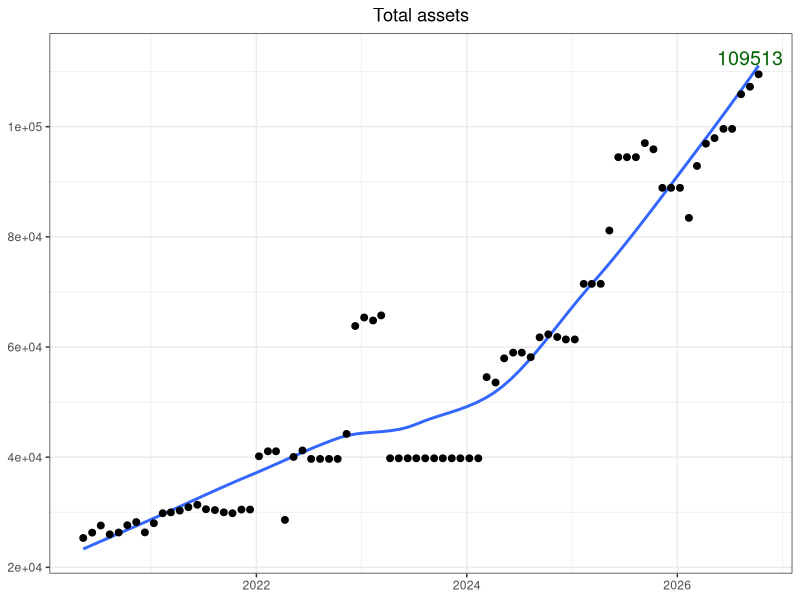
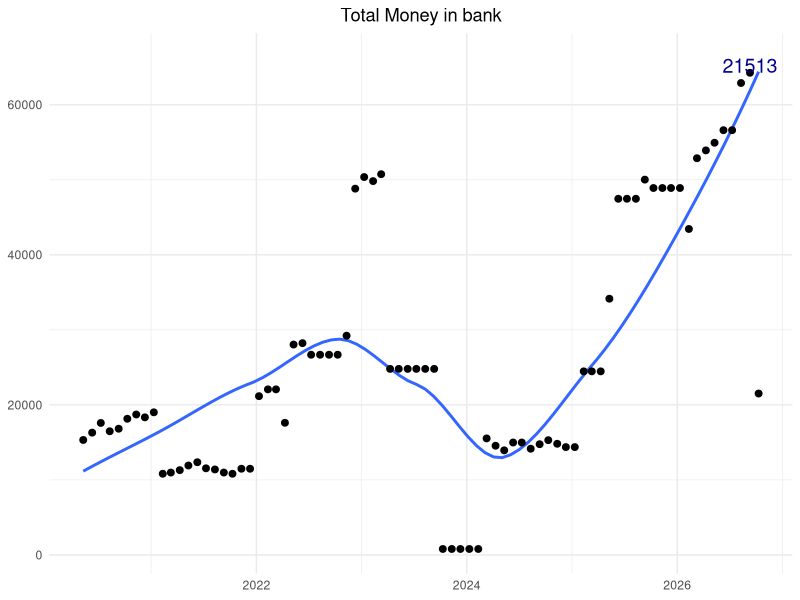

Generate these figures, in order, with R: (Note: this script raises an error after producing the figures.)
## ---- chunk 1
knitr::opts_chunk$set(echo = TRUE)

library(readxl)
library(reshape2)
library(tidyverse)
library(scales)

#df = read.csv(file.choose())
df = readxl::read_excel("Money_balance.xlsx")
df$grp = c("a")

df$Salary = as.numeric(df$Salary)
df$Valued_stuff = as.numeric(df$Valued_stuff)
df$bank = as.numeric(df$bank)
df$all = as.numeric(df$all)
df$Date = as.Date(df$Date, "%m/%d/%Y")
## ---- chunk 2

ggplot(df, aes(x=Date, y = all))+
  #geom_line(aes(group = grp), size = 1)+
  geom_smooth(se = F)+
  geom_point(size = 2)+
  theme_bw()+
  labs(y = NULL, x = NULL, title = "Total assets")+
    annotate(geom="text", x=df$Date[length(df$Date)-1],
           y=max(df$all)+3000,
           label= round(df$all[length(df$all)], 0),
           color = "darkgreen", size = 5)+
  theme(plot.title = element_text(hjust = 0.5),
        legend.position = "none")



ggplot(df, aes(x=Date, y = bank))+
  #geom_line(aes(group = grp), size = 1)+
  geom_smooth(se = F)+
  geom_point(size = 2)+
  theme_minimal()+
  labs(y = NULL, x = NULL, title ="Total Money in bank")+
  annotate(geom="text", x=df$Date[length(df$Date)-1],
           y=max(df$bank)+1000,
           label= round(df$bank[length(df$bank)], 0),
           color = "darkblue", size = 5)+
  ylim(min(df$bank), max(df$bank)+2000)+
  theme(plot.title = element_text(hjust = 0.5),
        legend.position = "none")
## ---- chunk 3
strg2 = df
strg2$balance_str_date = strg2$all - strg2$all[1]

bank_bal2 = df
bank_bal2$bal = 0

zet = length(bank_bal2$bal)
for (x in 1:zet) {
  bank_bal2$bal[x+1] = bank_bal2$all[x+1] - bank_bal2$all[x]
  
}

ggplot(bank_bal2, aes(x=Date, y = bal, fill=factor(sign(bal))))+
  geom_col()+
  theme_minimal()+
  ggtitle("Monthly Gain and Loss Balance (Total Money)")+
  labs(y = "Gain and Loss (Reais)", x = NULL)+
   geom_text(data = bank_bal2[nrow(bank_bal2), ],
    aes(label = round(bal, 0),
      hjust = 0.5,
      vjust = ifelse(bal < 0, 1.5, -1)), size = 5)+
  ylim(min(bank_bal2$bal)-2000, max(bank_bal2$bal)+2000)+
  scale_fill_manual(values=c("red","blue","darkgreen"))+
  theme(plot.title = element_text(hjust = 0.5), legend.position = "none")
## ---- chunk 4
#Percentage graph
perc = df %>% 
  select(bank, all, Valued_stuff, Date)

perc$bank = signif((perc$bank/perc$all)*100, digits = 2)
perc$Valued_stuff = signif((perc$Valued_stuff/perc$all)*100, digits = 2)

perc2 = perc %>% select(bank, Valued_stuff, Date)
perc2 = tail(perc2, n =1)
perc2 = melt(perc2, id = "Date")

note = df %>% 
  select(bank, Valued_stuff)
note = tail(note, n =1)
note = melt(note)
note$value = signif(note$value, digits = 2)/1000


ggplot(perc2, aes(x=value, y=variable, fill = variable))+
  geom_col()+
  geom_text(aes(x = value, label = paste0(value, "% (", note$value, " mil R$)")), color = "black", size=4, hjust = -0.1) +
  scale_fill_manual(values = c("darkblue","darkred"))+
  labs(y = NULL, x = NULL, title = "Proportion of money")+
  theme_bw()+
  xlim(0, max(perc2$value + 20))+
  theme(legend.position = "None")
## ---- chunk 5
ggplot(df, aes(x=Date, y=Valued_stuff))+
  geom_area(fill = "blue", alpha = 0.55)+
  theme_bw()+
  labs(x = NULL, y = "Reais")+
  theme(plot.title = element_text(hjust = 0.5))
## ---- chunk 6
ggplot(df, aes(x=Date, y=Salary))+
  geom_area(fill = "darkgreen", alpha = 0.55)+
  theme_bw()+
  labs(x = NULL, y = "Reais")+
  theme(plot.title = element_text(hjust = 0.5))
